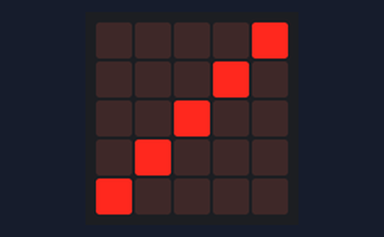
Bench run of a program on a simulated BBC micro:bit (MakeCode). Shown: the board's 5×5 LED display.

Above: at 0.3 s.
At 0.7 s:
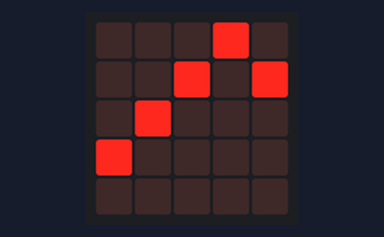
At 1.1 s:
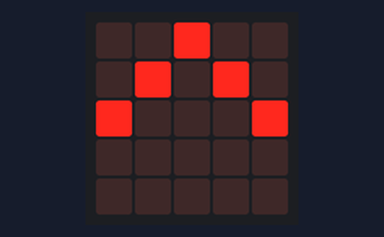
At 1.5 s:
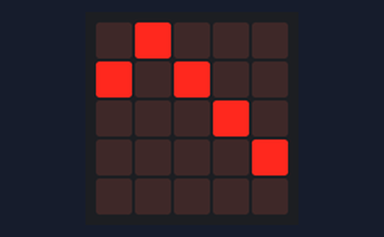
At 2.3 s:
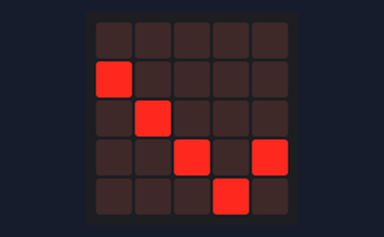
At 3.0 s:
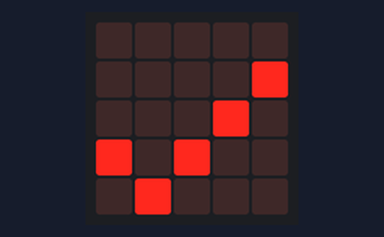

The program:

main.ts
```typescript
basic.forever(function () {
    basic.pause(100)
    basic.showLeds(`
        . . . . #
        . . . # .
        . . # . .
        . # . . .
        # . . . .
        `)
    basic.showLeds(`
        . . . # .
        . . # . #
        . # . . .
        # . . . .
        . . . . .
        `)
    basic.showLeds(`
        . . # . .
        . # . # .
        # . . . #
        . . . . .
        . . . . .
        `)
    basic.showLeds(`
        . # . . .
        # . # . .
        . . . # .
        . . . . #
        . . . . .
        `)
    basic.showLeds(`
        # . . . .
        . # . . .
        . . # . .
        . . . # .
        . . . . #
        `)
    basic.showLeds(`
        . . . . .
        # . . . .
        . # . . .
        . . # . #
        . . . # .
        `)
    basic.showLeds(`
        . . . . .
        . . . . .
        # . . . #
        . # . # .
        . . # . .
        `)
    basic.showLeds(`
        . . . . .
        . . . . #
        . . . # .
        # . # . .
        . # . . .
        `)
})
```

test.ts
```typescript
// les tests vont ici ; cela ne sera pas compilé si ce paquet est utilisé en tant qu'extension.
```

Measured:
- by itself, everything shown: repeats every 3.3 s, in 8 steps
- what the display in image 0 shows lasts 0.4 s, from 0.1 s to 0.5 s
- what the display in image 5 shows lasts 0.5 s, from 2.9 s to 3.4 s
